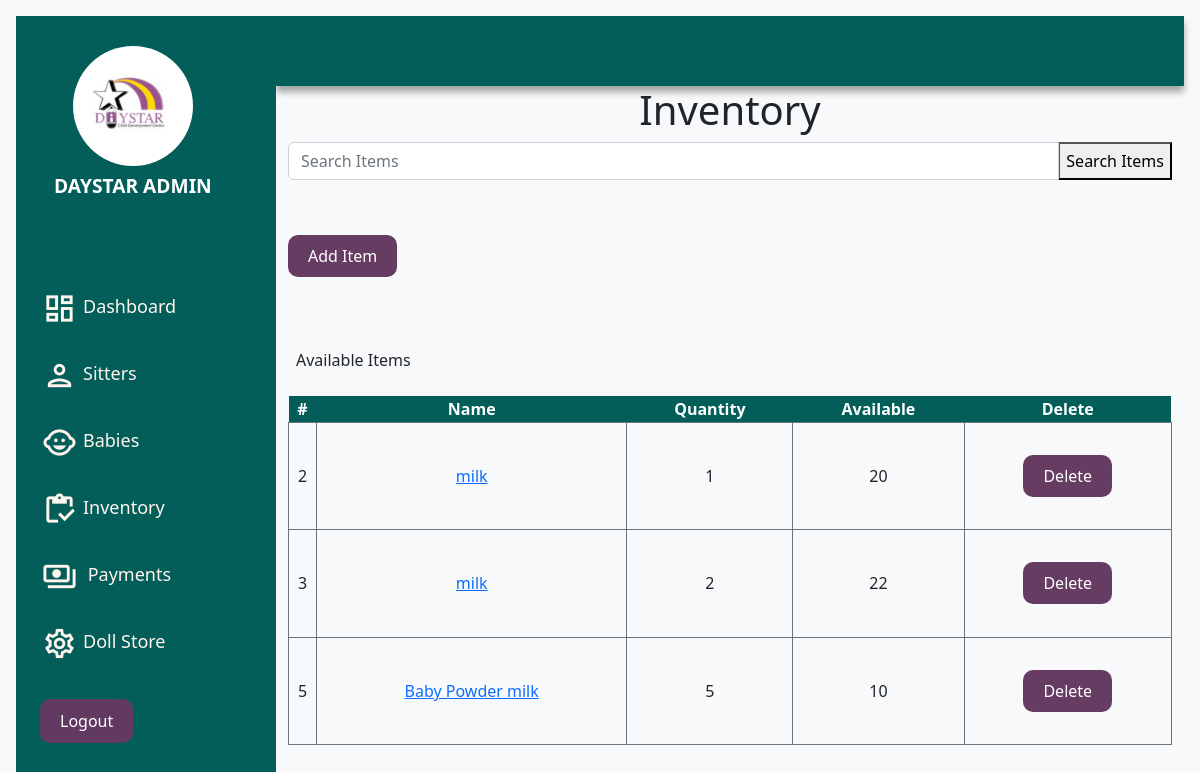
Screenshot of /inventory/ (signed in) with the database file from the repository.
### application/models.py (models this page shows)
class Item(models.Model):
    item_name = models.CharField(max_length=100)
    quantity = models.IntegerField()
    current_stock =models.CharField(max_length=50)

### application/views.py (the view, shortened to what this page needs)
# urls.py: path('inventory/', views.inventory, name='inventory'),
@login_required
def inventory(request):
    items = Item.objects.all()
    context = {
        'items': items
    }
    template = loader.get_template('application/inventory.html')
    return HttpResponse(template.render(context, request))

### application/templates/application/inventory.html (shortened to what this page needs)
{% extends "application/base.html" %}
{% block content %}
<div class="content">
    <div class="container-fluid">
        <h1 class="text-center">Inventory</h1>
        <div class="input-group mb-3">
            <input type="text" class="form-control" placeholder="Search Items">
            <button>Search Items</button>
        </div>
        <br><br>
        <a href="/inventory/add" class="button"> Add Item</a>
        <br><br>
        <br>  <br>
        <p class="p-2 text-lg">Available Items</p>
        <table class="w-100 h-50  text-center">
            <thead class="thead text-white">
                <tr>
                    <th>#</th>
                    <th>Name</th>
                    <th>Quantity</th>
                    <th>Available</th>
                    <th>Delete</th>
                </tr>
            </thead>
            <tbody class="text-dark">
                {% for item in items %}
                <tr class="border border-secondary">
                    <td class=" border border-secondary">{{ item.id }}</td>
                    <td class=" border border-secondary"><a class="text-blue-500" href="/inventory/view/{{ iitem.id}}"> {{ item.item_name }}</a></td>
                    <td class=" border border-secondary">{{ item.quantity }}</td>
                    <td class=" border border-secondary">{{ item.current_stock }}</td>
                    <td class=" border border-secondary"><a class="button" href="/inventory/delete/{{ item.id }}">Delete</a></td>
                {% endfor %}
            </tbody>
        </table>
    </div>
</div>
{% endblock  %}

### application/static/css/styles.css (style rules this page uses)
body { margin: 0; padding: 0; background-color:#8FBFE0; color: rgb(43, 42, 42); font-family: "montserrat", sans-serif; }
.content { display:grid; grid-area: main; flex-direction: column; margin: 0; padding: 0; }
.thead { background-color:#035E59; width: 100%; text-align: center; }
.button { background-color: #643960fa; color: white; padding: 10px 20px; border: none; cursor: pointer; border-radius: 10px; text-decoration: none; justify-content: space-around; }

### rows the page displays
Item: id "2", item_name "milk", quantity "1", current_stock "20"
Item: id "3", item_name "milk", quantity "2", current_stock "22"
Item: id "5", item_name "Baby Powder milk", quantity "5", current_stock "10"
